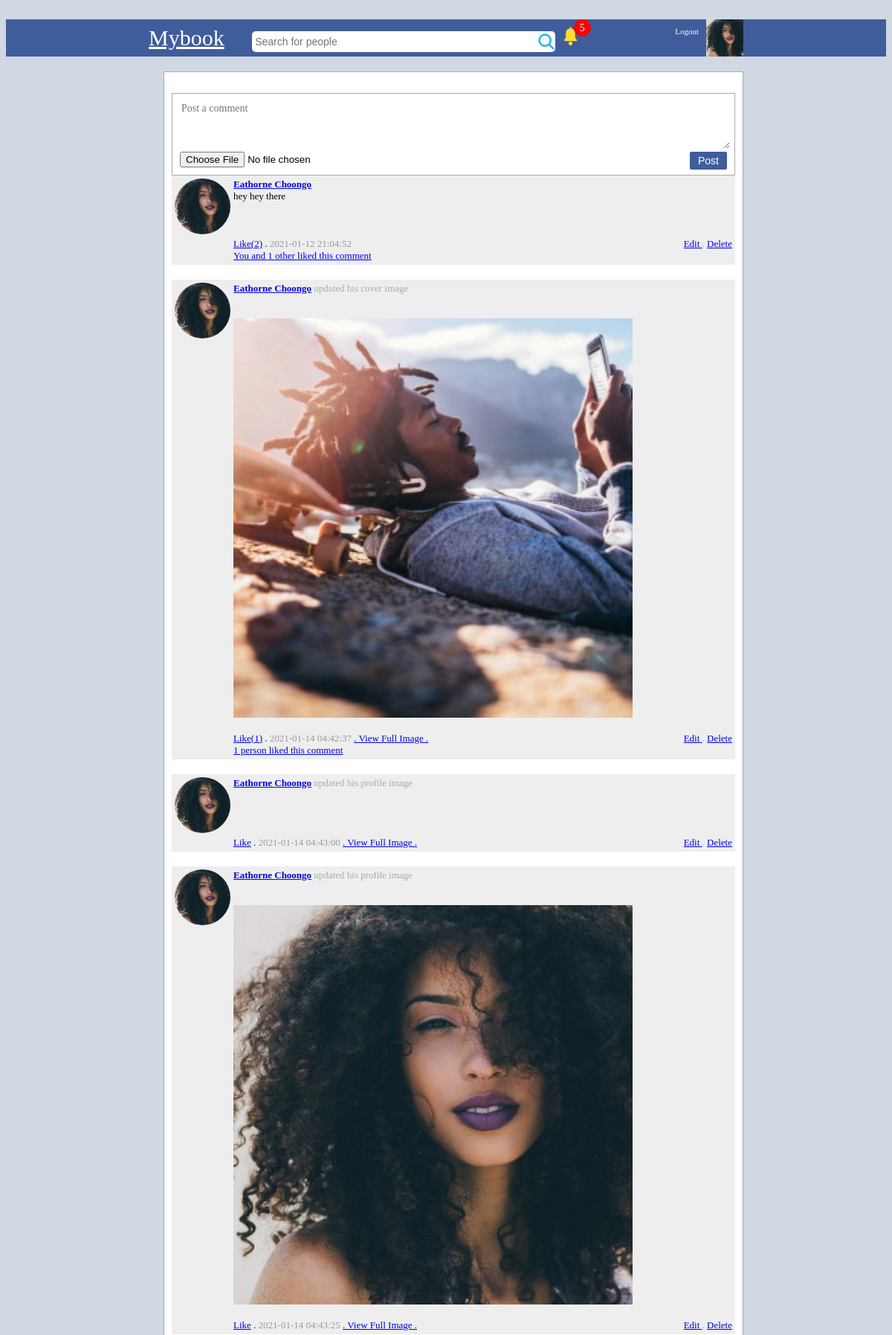
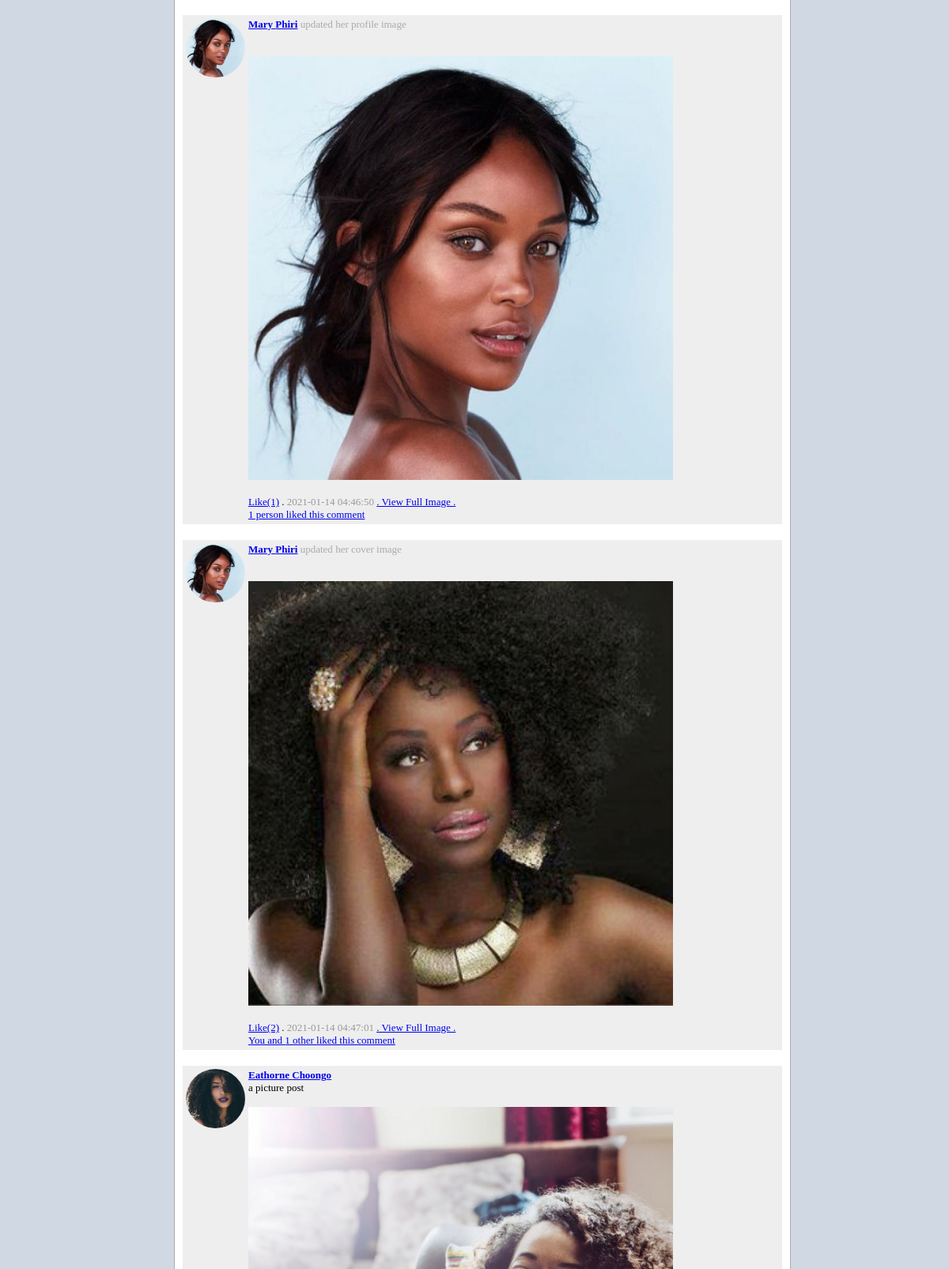
The app's page /single_post.php (signed in, upper part) with its own data (2 pictures, top to bottom).
### tables this page shows
CREATE TABLE `users` (
  `id` bigint(20) NOT NULL,
  `userid` bigint(20) NOT NULL,
  `first_name` varchar(20) NOT NULL,
  `last_name` varchar(20) NOT NULL,
  `gender` varchar(6) NOT NULL,
  `profile_image` varchar(500) NOT NULL,
  `cover_image` varchar(500) NOT NULL,
  `date` year(4) NOT NULL,
  `online` int(11) NOT NULL,
  `email` varchar(100) NOT NULL,
  `password` varchar(64) NOT NULL,
  `url_address` varchar(100) NOT NULL,
  `likes` int(11) NOT NULL,
  `about` text NOT NULL,
  `tag_name` varchar(20) NOT NULL
);

CREATE TABLE `posts` (
  `id` bigint(20) NOT NULL,
  `postid` bigint(20) NOT NULL,
  `post` text NOT NULL,
  `image` varchar(500) NOT NULL,
  `has_image` tinyint(1) NOT NULL,
  `is_profile_image` tinyint(1) NOT NULL,
  `is_cover_image` tinyint(1) NOT NULL,
  `parent` bigint(20) NOT NULL,
  `date` datetime NOT NULL DEFAULT CURRENT_TIMESTAMP,
  `userid` bigint(20) NOT NULL,
  `likes` int(11) NOT NULL,
  `comments` int(11) NOT NULL,
  `tags` varchar(2048) NOT NULL
);

### classes/connect.php (called while the page is built, shortened)
<?php
class Database
{
	private $host = "localhost";
	private $username = "root";
	private $password = "";
	private $db = "mybook_db";
	function connect()
	{
		$connection = mysqli_connect($this->host,$this->username,$this->password,$this->db);
		return $connection;
	}
	function read($query)
	{
		$conn = $this->connect();
		$result = mysqli_query($conn,$query);
		if(!$result)
		{
			return false;
		}
		else
		{
			$data = false;
			while($row = mysqli_fetch_assoc($result))
			{
				$data[] = $row;
			}
			return $data;
		}
	}
}

### classes/login.php (called while the page is built, shortened)
<?php
class Login
{
	public function check_login($id,$redirect = true)
	{
		if(is_numeric($id))
		{
			$query = "select * from users where userid = '$id' limit 1 ";
			$DB = new Database();
			$result = $DB->read($query);
			if($result)
			{
				$user_data = $result[0];
				return $user_data;
			}
		}
	}
}

### classes/image.php (called while the page is built, shortened)
<?php
class Image
{
	public function get_thumb_profile($filename)
	{
		$thumbnail = $filename . "_profile_thumb.jpg";
		if(file_exists($thumbnail))
		{
			return $thumbnail;
		}
	}
	public function get_thumb_post($filename)
	{
		$thumbnail = $filename . "_post_thumb.jpg";
		if(file_exists($thumbnail))
		{
			return $thumbnail;
		}
	}
}

### classes/post.php (called while the page is built, shortened)
<?php
class Post
{
	public function get_comments($id)
	{
		$page_number = isset($_GET['page']) ? (int)$_GET['page'] : 1;
  		$page_number = ($page_number < 1) ? 1 : $page_number;
		$limit = 10;
 		$offset = ($page_number - 1) * $limit;
		$query = "select * from posts where parent = '$id' order by id asc limit $limit offset $offset";
		$DB = new Database();
		$result = $DB->read($query);
		if($result)
		{
			return $result;
		}else
		{
			return false;
		}
	}
	public function i_own_post($postid,$mybook_userid)
	{
		$query = "select * from posts where postid = '$postid' limit 1";
		$DB = new Database();
		$result = $DB->read($query);
  		if(is_array($result)){
  			if($result[0]['userid'] == $mybook_userid){
  				return true;
  			}
  		}
  		return false;
	}
}

### classes/user.php (called while the page is built, shortened)
<?php
class User
{
	public function get_user($id)
	{
		$query = "select * from users where userid = '$id' limit 1";
		$DB = new Database();
		$result = $DB->read($query);
		if($result)
		{
			return $result[0];
		}else
		{
			return false;
		}
	}
}

### comment.php (the view, shortened to what this page needs)
<div id="post" style="background-color: #eee;">
	<div>
		<?php
			$image = "images/user_male.jpg";
			if($ROW_USER['gender'] == "Female")
			{
				$image = "images/user_female.jpg";
			}
			if(file_exists($ROW_USER['profile_image']))
			{
				$image = $image_class->get_thumb_profile($ROW_USER['profile_image']);
			}
		?>
		<img src="<?php echo $image ?>" style="width: 75px;margin-right: 4px;border-radius: 50%;">
	</div>
	<div style="width: 100%;">
		<div style="font-weight: bold;color: #405d9b;width: 100%;">
			<?php
				echo "<a href='profile.php?id=$COMMENT[userid]'>";
				echo htmlspecialchars($ROW_USER['first_name']) . " " . htmlspecialchars($ROW_USER['last_name']);
				echo "</a>";
				if($COMMENT['is_profile_image'])
				{
					$pronoun = "his";
					if($ROW_USER['gender'] == "Female")
					{
						$pronoun = "her";
					}
					echo "<span style='font-weight:normal;color:#aaa;'> updated $pronoun profile image</span>";
				}
				if($COMMENT['is_cover_image'])
				{
					$pronoun = "his";
					if($ROW_USER['gender'] == "Female")
					{
						$pronoun = "her";
					}
					echo "<span style='font-weight:normal;color:#aaa;'> updated $pronoun cover image</span>";
				}
			?>
		</div>
		<?php echo check_tags($COMMENT['post']) ?>
		<br><br>
		<?php
			if(file_exists($COMMENT['image']))
			{
				$post_image = $image_class->get_thumb_post($COMMENT['image']);
				echo "<img src='$post_image' style='width:80%;' />";
			}
		?>
	<br/><br/>
	<?php
		$likes = ($COMMENT['likes'] > 0) ? "(" .$COMMENT['likes']. ")" : "" ;
	?>
	<a href="like.php?type=post&id=<?php echo $COMMENT['postid'] ?>">Like<?php echo $likes ?></a> .
	<span style="color: #999;">
		<?php echo $COMMENT['date'] ?>
	</span>
	<?php
		if($COMMENT['has_image']){
			echo "<a href='image_view.php?id=$COMMENT[postid]' >";
			echo ". View Full Image . ";
			echo "</a>";
		}
	?>
	<span style="color: #999;float:right">
		<?php
			$post = new Post();
			if($post->i_own_post($COMMENT['postid'],$_SESSION['mybook_userid'])){
				echo "
				<a href='edit.php?id=$COMMENT[postid]'>
	 				Edit
				</a> . ";
			}
			if(i_own_content($COMMENT)){
				echo "<a href='delete.php?id=$COMMENT[postid]' >
	 				Delete
				</a>";
			}
		 ?>
	</span>
		<?php
			$i_liked = false;
			if(isset($_SESSION['mybook_userid'])){
				$DB = new Database();
				$sql = "select likes from likes where type='post' && contentid = '$COMMENT[postid]' limit 1";
				$result = $DB->read($sql);
				if(is_array($result)){
					$likes = json_decode($result[0]['likes'],true);
					$user_ids = array_column($likes, "userid");
					if(in_array($_SESSION['mybook_userid'], $user_ids)){
						$i_liked = true;
					}
				}
			}
		 	if($COMMENT['likes'] > 0){
		 		echo "<br/>";
		 		echo "<a href='likes.php?type=post&id=$COMMENT[postid]'>";
		 		if($COMMENT['likes'] == 1){
		 			if($i_liked){
		 				echo "<div style='text-align:left;'>You liked this comment </div>";
		 			}else{
		 				echo "<div style='text-align:left;'> 1 person liked this comment </div>";
		 			}
		 		}else{
		 			if($i_liked){
		 				$text = "others";
		 				if($COMMENT['likes'] - 1 == 1){
		 					$text = "other";
		 				}
		 				echo "<div style='text-align:left;'> You and " . ($COMMENT['likes'] - 1) . " $text liked this comment </div>";
		 			}else{
		 				echo "<div style='text-align:left;'>" . $COMMENT['likes'] . " other liked this comment </div>";
		 			}
		 		}
		 		echo "</a>";
		 	}
		?>
	</div>
</div>

### single_post.php (shortened to what this page needs)
<?php
	$login = new Login();
	$user_data = $login->check_login($_SESSION['mybook_userid']);
 	$USER = $user_data;
	$Post = new Post();
	$ROW = false;
?>
<!DOCTYPE html>
	<html>
	<head>
	</head>
	<body style="font-family: tahoma; background-color: #d0d8e4;">
		<br>
		<?php include("header.php"); ?>
		<div style="width: 800px;margin:auto;min-height: 400px;">
			<div style="display: flex;">
 				<div style="min-height: 400px;flex:2.5;padding: 20px;padding-right: 0px;">
 					<div style="border:solid thin #aaa; padding: 10px;background-color: white;">
  					 <?php
  					 		$user = new User();
  					 		$image_class = new Image();
  					 ?>
  					 <?php if($ROW['parent'] == 0): ?>
	  					 <br style="clear: both;">
	  					 <div style="border:solid thin #aaa; padding: 10px;background-color: white;">
	 						<form method="post" enctype="multipart/form-data">
		 						<textarea name="post" placeholder="Post a comment"></textarea>
		 						<input type="file" name="file">
		 						<input id="post_button" type="submit" value="Post">
		 						<br>
	 						</form>
	 					</div>
 					 <?php else: ?>
 					 	<a href="single_post.php?id=<?php echo $ROW['parent'] ?>" >
 					 		<input id="post_button" style="width:auto;float: left;cursor: pointer;" type="button" value="Back to main post" />
 					 	</a>
 					 <?php endif; ?>
 						<?php
 							$comments = $Post->get_comments($ROW['postid']);
 							if(is_array($comments)){
 								foreach ($comments as $COMMENT) {
 									$ROW_USER = $user->get_user($COMMENT['userid']);
 									include("comment.php");
 								}
 							}
 						?>
 					</div>
 				</div>
			</div>
		</div>
	</body>
</html>

### header.php
<?php
	$corner_image = "images/user_male.jpg";
	if(isset($USER)){
		if(file_exists($USER['profile_image']))
		{
			$image_class = new Image();
			$corner_image = $image_class->get_thumb_profile($USER['profile_image']);
		}else{
			if($USER['gender'] == "Female"){
				$corner_image = "images/user_female.jpg";
			}
		}
	}
?>
<div id="blue_bar">
	<form method="get" action="search.php">
		<div style="width: 800px;margin:auto;font-size: 30px;">
			<a href="index.php" style="color: white;">Mybook</a>
			&nbsp &nbsp <input type="text" id="search_box" name="find" placeholder="Search for people" />
			<?php if(isset($USER)): ?>
				<a href="profile.php">
				<img src="<?php echo $corner_image ?>" style="width: 50px;float: right;">
				</a>
				<a href="logout.php">
				<span style="font-size:11px;float: right;margin:10px;color:white;">Logout</span>
				</a>
				<a href="notifications.php">
				<span style="display: inline-block;position: relative;">
					<img src="notif.svg" style="width:25px;float:right;margin-top: 10px">
					<?php
						$notif = check_notifications();
					?>
					<?php if($notif > 0): ?>
						<div style="background-color: red;color: white;position: absolute;right:-15px;
						width:15px;height: 15px;border-radius: 50%;padding: 4px;text-align:center;font-size: 14px;"><?= $notif ?></div>
					<?php endif; ?>
				</span>
				</a>
			<?php else: ?>
				<a href="login.php">
				<span style="font-size:13px;float: right;margin:10px;color:white;">Login</span>
			<?php endif; ?>
		</div>
	</form>
</div>

### classes/functions.php (shortened to what this page needs)
<?php
function i_own_content($row){
	$myid = $_SESSION['mybook_userid'];
	if(isset($row['postid'])){
		if($myid == $row['userid']){
			return true;
		}else{
			$Post = new Post();
			$one_post = $Post->get_one_post($row['parent']);
			if($myid == $one_post['userid']){
				return true;
			}
		}
	}
	return false;
}
function esc($value)
{
	return addslashes($value);
}
function check_notifications()
{
	$number = 0;
	$userid = $_SESSION['mybook_userid'];
	$DB = new Database();
	$follow = array();
	$sql = "select * from content_i_follow where disabled = 0 && userid = '$userid' limit 100";
	$i_follow = $DB->read($sql);
	if(count($follow) > 0){
		$str = "'" . implode("','", $follow) . "'";
		$query = "select * from notifications where (userid != '$userid' && content_owner = '$userid') || (contentid in ($str)) order by id desc limit 30";
	}else{
		$query = "select * from notifications where userid != '$userid' && content_owner = '$userid' order by id desc limit 30";
	}
 	$data = $DB->read($query);
 	if(is_array($data)){
 		foreach ($data as $row) {
	 		$query = "select * from notification_seen where userid = '$userid' && notification_id = '$row[id]' limit 1";
			$check = $DB->read($query);
			if(!is_array($check)){
				$number++;
			}
		}
	}
	return $number;
}
function check_tags($text)
{
	$str = "";
	$words = explode(" ", $text);
	if(is_array($words) && count($words)>0)
	{
		$DB = new Database();
		foreach ($words as $word) {
			if(preg_match("/@[a-zA-Z_0-9\Q,.\E]+/", $word)){
				$word = trim($word,'@');
				$word = trim($word,',');
				$tag_name = esc(trim($word,'.'));
				$query = "select * from users where tag_name = '$tag_name' limit 1";
				$user_row = $DB->read($query);
				if(is_array($user_row)){
					$user_row = $user_row[0];
					$str .= "<a href='profile.php?id=$user_row[userid]'>@" . $word . "</a> ";
				}else{
					$str .= htmlspecialchars($word) . " ";
				}
			}else{
				$str .= htmlspecialchars($word) . " ";
			}
		}
	}
	if($str != ""){
		return $str;
	}
	return htmlspecialchars($text);
}

### single_post.php (style rules this page uses)
#blue_bar { height: 50px; background-color: #405d9b; color: #d9dfeb; }
#search_box { width: 400px; height: 20px; border-radius: 5px; border:none; padding: 4px; font-size: 14px; background-image: url(search.png); background-repeat: no-repeat; background-position: right; }
textarea { width: 100%; border:none; font-family: tahoma; font-size: 14px; height: 60px; }
#post_button { float: right; background-color: #405d9b; border:none; color: white; padding: 4px; font-size: 14px; border-radius: 2px; width: 50px; }
#post { padding: 4px; font-size: 13px; display: flex; margin-bottom: 20px; }

### records on screen
users: profile_image (picture)
posts: users.profile_image (picture), users.first_name "Eathorne", users.last_name "Choongo", post "hey", post "there", likes "(2)", date "2021-01-12 21:04:52", $COMMENT['likes']-1 "1", likes "other"
posts: users.profile_image (picture), users.first_name "Eathorne", users.last_name "Choongo", is_cover_image "his", image (picture), likes "(1)", date "2021-01-14 04:42:37", shows "1 person liked this comment"
posts: users.profile_image (picture), users.first_name "Eathorne", users.last_name "Choongo", is_profile_image "his", date "2021-01-14 04:43:00"
posts: users.profile_image (picture), users.first_name "Eathorne", users.last_name "Choongo", is_profile_image "his", image (picture), date "2021-01-14 04:43:25"
posts: users.profile_image (picture), users.first_name "Mary", users.last_name "Phiri", users.gender "her", image (picture), likes "(1)", date "2021-01-14 04:46:50", shows "1 person liked this comment"
posts: users.profile_image (picture), users.first_name "Mary", users.last_name "Phiri", users.gender "her", image (picture), likes "(2)", date "2021-01-14 04:47:01", $COMMENT['likes']-1 "1", likes "other"
posts: users.profile_image (picture), users.first_name "Eathorne", users.last_name "Choongo", post "a", post "picture", post "post", image (picture)

### other values on screen
$notif "5"
